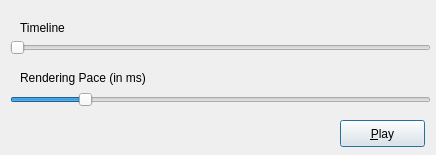
<?xml version="1.0" encoding="UTF-8"?>
<ui version="4.0">
 <class>TraceControllerDialog</class>
 <widget class="QDialog" name="TraceControllerDialog">
  <property name="geometry">
   <rect>
    <x>0</x>
    <y>0</y>
    <width>436</width>
    <height>155</height>
   </rect>
  </property>
  <property name="windowTitle">
   <string>Dialog</string>
  </property>
  <property name="sizeGripEnabled">
   <bool>false</bool>
  </property>
  <widget class="QSlider" name="renderPace">
   <property name="geometry">
    <rect>
     <x>10</x>
     <y>90</y>
     <width>421</width>
     <height>20</height>
    </rect>
   </property>
   <property name="minimum">
    <number>20</number>
   </property>
   <property name="maximum">
    <number>500</number>
   </property>
   <property name="singleStep">
    <number>20</number>
   </property>
   <property name="pageStep">
    <number>20</number>
   </property>
   <property name="value">
    <number>100</number>
   </property>
   <property name="orientation">
    <enum>Qt::Horizontal</enum>
   </property>
  </widget>
  <widget class="QLabel" name="label">
   <property name="geometry">
    <rect>
     <x>20</x>
     <y>70</y>
     <width>151</width>
     <height>16</height>
    </rect>
   </property>
   <property name="text">
    <string>Rendering Pace (in ms)</string>
   </property>
  </widget>
  <widget class="QPushButton" name="play">
   <property name="geometry">
    <rect>
     <x>340</x>
     <y>120</y>
     <width>85</width>
     <height>27</height>
    </rect>
   </property>
   <property name="text">
    <string>&amp;Play</string>
   </property>
   <property name="checkable">
    <bool>true</bool>
   </property>
  </widget>
  <widget class="QLabel" name="label_2">
   <property name="geometry">
    <rect>
     <x>20</x>
     <y>20</y>
     <width>151</width>
     <height>16</height>
    </rect>
   </property>
   <property name="text">
    <string>Timeline</string>
   </property>
  </widget>
  <widget class="QSlider" name="timelineSlider">
   <property name="geometry">
    <rect>
     <x>10</x>
     <y>40</y>
     <width>421</width>
     <height>16</height>
    </rect>
   </property>
   <property name="orientation">
    <enum>Qt::Horizontal</enum>
   </property>
  </widget>
 </widget>
 <resources/>
 <connections/>
</ui>
